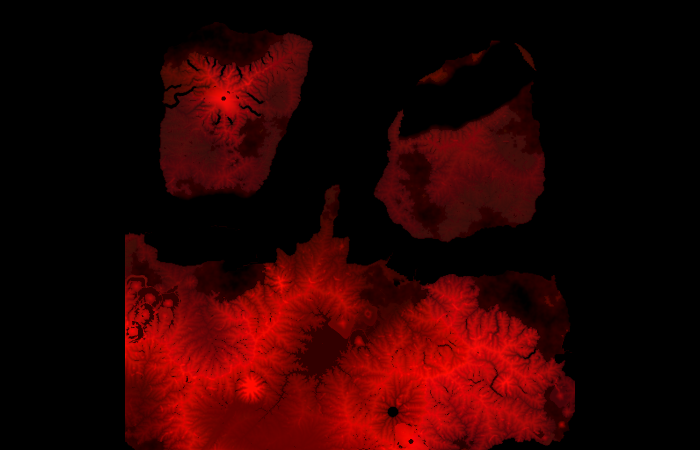
#> input picture docs/apps/sekai-hex/design/tapworld-pwg/world-data.png, 1400 x 900 px, found by its file name (shown at 1/2 size)
$ python make_extra.py ../../../sekai-hex/design/tapworld-pwg/world-data.png
#> lines starting #> are read from the running program, lines starting #| are printed output that depends on the picture; after the words box and inside, x2 and y2 are one past the last pixel; in counts of white or black regions, pixels touching at a corner belong together
# 世界データ(world-data.png)に国のデータがあるとき、各国の首都の位置を決めて world-extra.json を作る。
# (記事再現の世界は mk_article.py が自分で作る。これは元のAzgaar・PWG・簡易生成の世界に同じ絵の要素を足すための道具)
# 首都 = 国の内側のうち、海岸や国境から遠く、低めの所。使い方: python3 -I make_extra.py <世界dir>
import sys, json, numpy as np
from PIL import Image
from scipy import ndimage as ndi
d = sys.argv[1].rstrip('/')
wd = np.array(Image.open(d + '/world-data.png')); H = wd[..., 0].astype(float) / 2.55; st = wd[..., 2].astype(int)
#> further down, wd is the input picture: shape (900, 1400, 3); mean R, G, B 41.6, 1.9, 1.5
#> after `H = wd[..., 0].astype(float) / 2.55`:
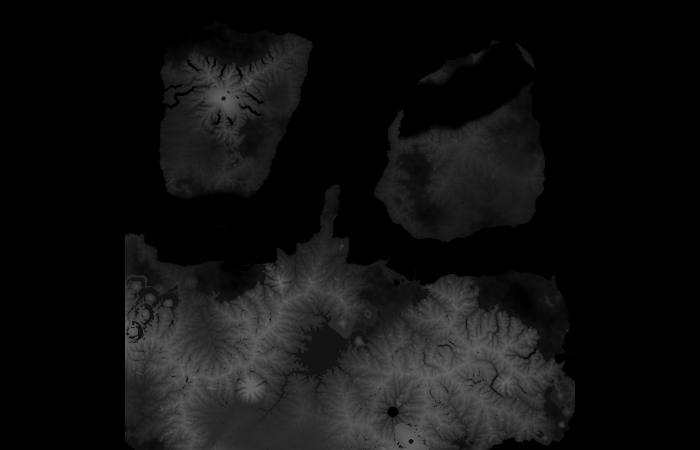
#> H: shape (900, 1400) float64 (shown at 1/2 size); min 0, max 100, mean 16.3
#> after `st = wd[..., 2].astype(int)`:
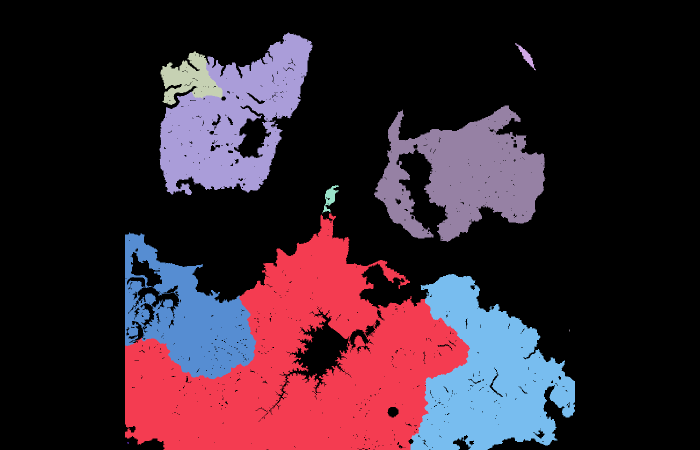
#> st: shape (900, 1400) int64 (shown at 1/2 size); 11 distinct labels, from 0 to 10; one colour per label, 0 black
land = (wd[..., 1] > 0) & (wd[..., 0] >= 20)
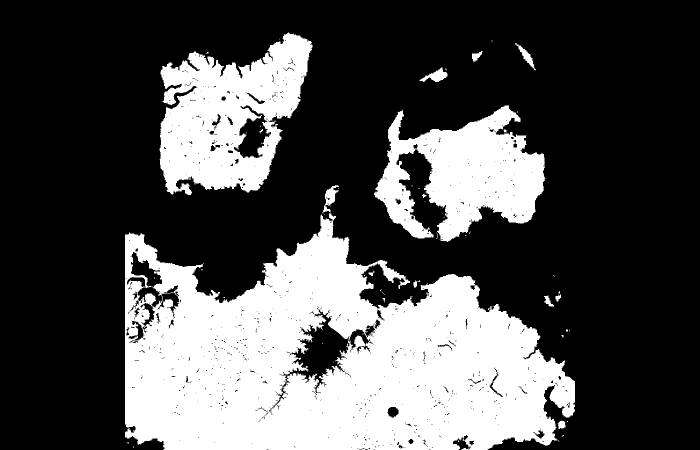
#> land: shape (900, 1400) bool (shown at 1/2 size); 30.7% white; 60 white regions (45 under 20 px), largest, box (x1, y1, x2, y2) and area: (250, 427, 1150, 900) 271670, (319, 65, 625, 390) 59515, (748, 211, 1091, 484) 51896
out = []
for s in np.unique(st[land]):
    if s == 0: continue
    m = (st == s) & land
    if m.sum() < 1500: continue
    dt = ndi.distance_transform_edt(m)
    score = dt * (1.2 - np.clip(H, 20, 100) / 100.0); score[~m] = -1
    y, x = np.unravel_index(score.argmax(), score.shape)
    out.append(dict(x=int(x), y=int(y), state=int(s), flux=float(dt[y, x])))
#> this loop made 11 passes
#> (y, x) on passes 2, 4, 7, 9, 10, 11: (811, 299), (153, 346), (664, 385), (668, 988), (287, 954), (347, 422)
#> pass 2, `score = dt * (1.2 - np.clip(H, 20, 100) / 100.0)`:
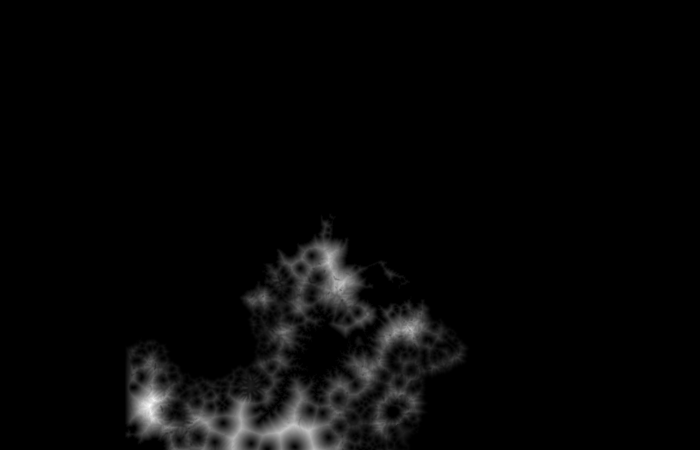
#> score: shape (900, 1400) float64 (shown at 1/2 size); min 0, max 40.91, mean 1.1; drawn with min black and max white
#> pass 3, `m = (st == s) & land`:
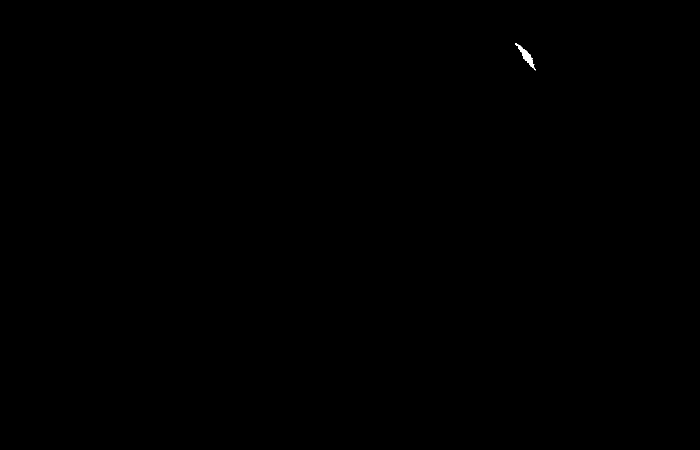
#> m: shape (900, 1400) bool (shown at 1/2 size); 0.04% white; 1 white region, box (x1, y1, x2, y2) and area: (1030, 86, 1072, 141) 538
#> after the loop:
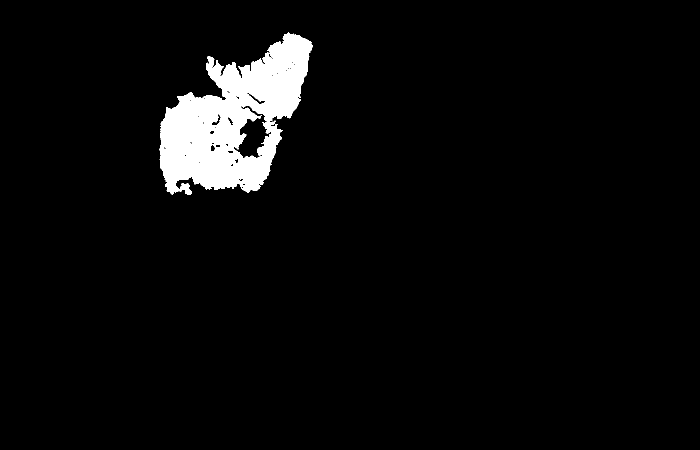
#> m: shape (900, 1400) bool (shown at 1/2 size); 4.2% white; 1 white region, box (x1, y1, x2, y2) and area: (319, 65, 625, 390) 52706
#> after the loop:
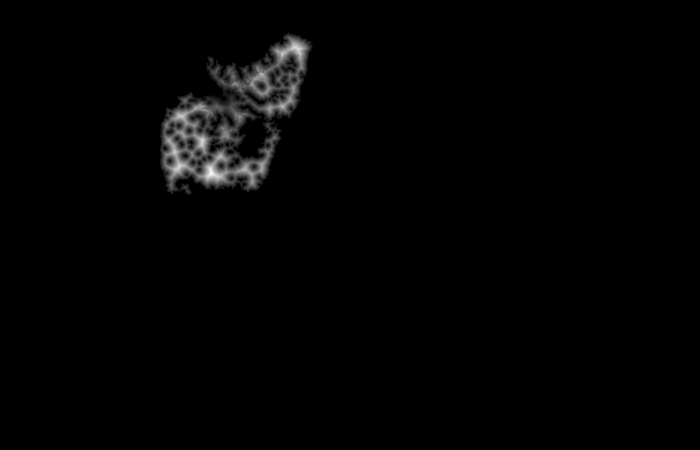
#> score: shape (900, 1400) float64 (shown at 1/2 size); min -1, max 21.93, mean -0.7; drawn with min black and max white
#> after the loop, out = 6 items
json.dump(dict(cities=out), open(d + '/world-extra.json', 'w'), ensure_ascii=False)
print(d, len(out), 'capitals')
#| ../../../sekai-hex/design/tapworld-pwg/world-data.png 6 capitals
